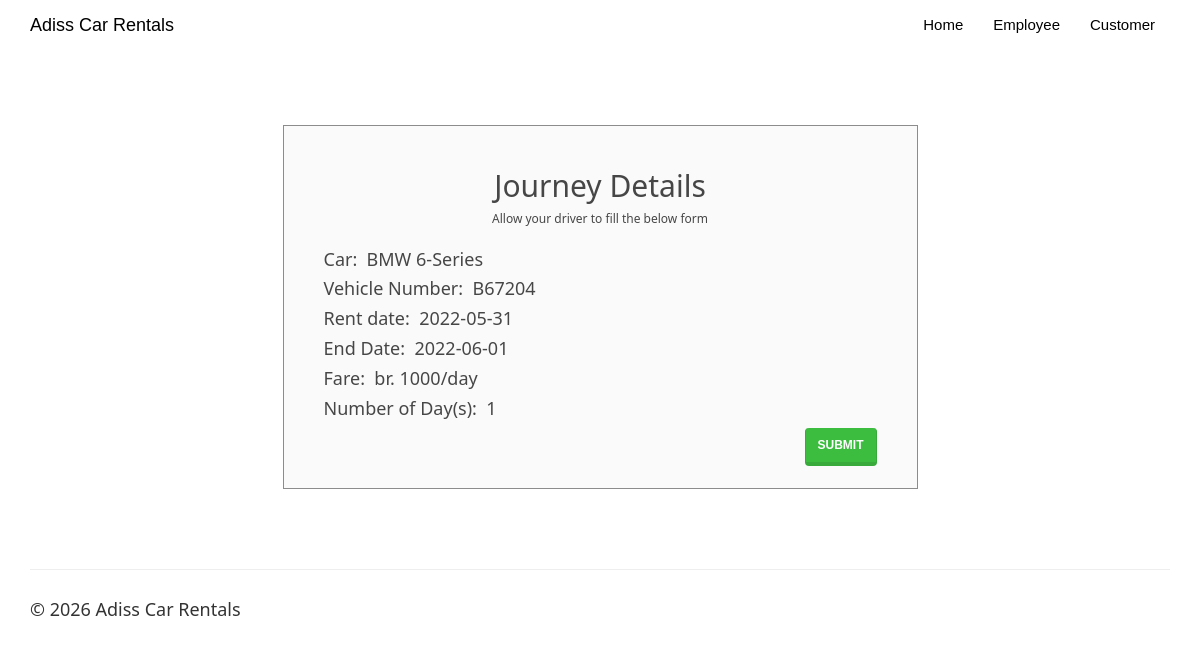
/returncar.php?id=574681261, run on the app's committed database.
### tables this page shows
CREATE TABLE `rentedcars` (
  `id` int(100) NOT NULL,
  `customer_username` varchar(50) NOT NULL,
  `car_id` int(20) NOT NULL,
  `booking_date` date NOT NULL,
  `rent_start_date` date NOT NULL,
  `rent_end_date` date NOT NULL,
  `car_return_date` date DEFAULT NULL,
  `fare` double NOT NULL,
  `charge_type` varchar(25) NOT NULL DEFAULT 'days',
  `distance` double DEFAULT NULL,
  `no_of_days` int(50) DEFAULT NULL,
  `total_amount` double DEFAULT NULL,
  `return_status` varchar(10) NOT NULL
);

CREATE TABLE `cars` (
  `car_id` int(20) NOT NULL,
  `car_name` varchar(50) NOT NULL,
  `car_nameplate` varchar(50) NOT NULL,
  `car_img` varchar(50) DEFAULT 'NA',
  `ac_price` float NOT NULL,
  `non_ac_price` float NOT NULL,
  `ac_price_per_day` float NOT NULL,
  `non_ac_price_per_day` float NOT NULL,
  `car_availability` varchar(10) NOT NULL
);

### returncar.php (the view, shortened to what this page needs)
<!DOCTYPE html>
<html>
<?php
$conn = Connect();
?>
<head>
<link rel="stylesheet" href="assets/bootstrap/css/bootstrap.min.css">
<link rel="stylesheet" href="assets/fonts/font-awesome.min.css">
    <link rel="stylesheet" href="assets/w3css/w3.css">
<link rel="stylesheet" type="text/css" href="assets/css/customerlogin.css">
<link rel="stylesheet" type="text/css" media="screen" href="assets/css/clientpage.css" />
</head>
<body id="page-top" data-spy="scroll" data-target=".navbar-fixed-top">
    <nav class="navbar navbar-custom navbar-fixed-top" role="navigation" style="color: black">
        <div class="container">
            <div class="navbar-header">
                <a class="navbar-brand page-scroll" href="index.php">
                   Adiss Car Rentals </a>
            </div>
            <?php
                if(isset($_SESSION['login_client'])){
            ?>
            <div class="collapse navbar-collapse navbar-right navbar-main-collapse">
                <ul class="nav navbar-nav">
                    <li>
                        <a href="index.php">Home</a>
                    </li>
                    <li>
                        <a href="#"><span class="glyphicon glyphicon-user"></span> Welcome <?php echo $_SESSION['login_client']; ?></a>
                    </li>
                    <li>
                    <ul class="nav navbar-nav navbar-right">
            <li><a href="#" class="dropdown-toggle active" data-toggle="dropdown" role="button" aria-haspopup="true" aria-expanded="false"><span class="glyphicon glyphicon-user"></span> Control Panel <span class="caret"></span> </a>
                <ul class="dropdown-menu">
              <li> <a href="entercar.php">Add Car</a></li>
              <li> <a href="clientview.php">View</a></li>
            </ul>
            </li>
          </ul>
                    </li>
                    <li>
                        <a href="logout.php"><span class="glyphicon glyphicon-log-out"></span> Logout</a>
                    </li>
                </ul>
            </div>
            <?php
            }
                else {
            ?>
            <div class="collapse navbar-collapse navbar-right navbar-main-collapse">
                <ul class="nav navbar-nav">
                    <li>
                        <a href="index.php">Home</a>
                    </li>
                    <li>
                        <a href="clientlogin.php">Employee</a>
                    </li>
                    <li>
                        <a href="customerlogin.php">Customer</a>
                    </li>
                </ul>
            </div>
                <?php   }
                ?>
        </div>
    </nav>
<?php
function dateDiff($start, $end) {
    $start_ts = strtotime($start);
    $end_ts = strtotime($end);
    $diff = $end_ts - $start_ts;
    return round($diff / 86400);
}
 $id = $_GET["id"];
 $sql1 = "SELECT c.car_name, c.car_nameplate, rc.rent_start_date, rc.rent_end_date, rc.fare, rc.charge_type FROM rentedcars rc, cars c WHERE id = '$id' AND c.car_id=rc.car_id ";
 $result1 = $conn->query($sql1);
 if (mysqli_num_rows($result1) > 0) {
    while($row = mysqli_fetch_assoc($result1)) {
        $car_name = $row["car_name"];
        $car_nameplate = $row["car_nameplate"];
        $rent_start_date = $row["rent_start_date"];
        $rent_end_date = $row["rent_end_date"];
        $fare = $row["fare"];
        $charge_type = $row["charge_type"];
        $no_of_days = dateDiff("$rent_start_date", "$rent_end_date");
    }
}
?>
    <div class="container" style="margin-top: 65px;" >
    <div class="col-md-7" style="float: none; margin: 0 auto;">
      <div class="form-area">
        <form role="form" action="printbill.php?id=<?php echo $id ?>" method="POST">
        <br style="clear: both">
          <h3 style="margin-bottom: 5px; text-align: center; font-size: 30px;"> Journey Details </h3>
          <h6 style="margin-bottom: 25px; text-align: center; font-size: 12px;"> Allow your driver to fill the below form </h6>
           <h5> Car:&nbsp;  <?php echo($car_name);?></h5>
           <h5> Vehicle Number:&nbsp;  <?php echo($car_nameplate);?></h5>
           <h5> Rent date:&nbsp;  <?php echo($rent_start_date);?></h5>
           <h5> End Date:&nbsp;  <?php echo($rent_end_date);?></h5>
           <h5> Fare:&nbsp;  br. <?php
            if($charge_type == "days"){
                    echo ($fare . "/day");
                } else {
                    echo ($fare . "/km");
                }
            ?>
            </h5>
          <?php if($charge_type == "km") { ?>
          <div class="form-group">
            <input type="text" class="form-control" id="distance_or_days" name="distance_or_days" placeholder="Enter the distance travelled (in km)" required="" autofocus>
          </div>
          <?php }  else { ?>
            <h5> Number of Day(s):&nbsp;  <?php echo($no_of_days);?></h5>
          <?php } ?>
           <input type="submit" name="submit" value="submit" class="btn btn-success pull-right">
        </form>
      </div>
    </div>
    </div>
</body>
<footer class="site-footer">
        <div class="container">
            <hr>
            <div class="row">
                <div class="col-sm-6">
                    <h5>© <?php echo date("Y"); ?> Adiss Car Rentals</h5>
                </div>
            </div>
        </div>
    </footer>
</html>

### assets/w3css/w3.css (style rules this page uses)
*,*:before,*:after { box-sizing:inherit }
html { -ms-text-size-adjust:100%;-webkit-text-size-adjust:100% }
body { margin:0 }
article,aside,details,figcaption,figure,footer,header,main,menu,nav,section,summary { display:block }
a { background-color:transparent;-webkit-text-decoration-skip:objects }
hr { box-sizing:content-box;height:0;overflow:visible }
button,input,select,textarea { font:inherit;margin:0 }
button,input { overflow:visible }
button,html [type=button],[type=reset],[type=submit] { -webkit-appearance:button }
html,body { font-family:Verdana,sans-serif;font-size:15px;line-height:1.5 }
html { overflow-x:hidden }
h3 { font-size:24px }
h5 { font-size:18px }
h6 { font-size:16px }
h1,h2,h3,h4,h5,h6 { font-family:"Segoe UI",Arial,sans-serif;font-weight:400;margin:10px 0 }
hr { border:0;border-top:1px solid #eee;margin:20px 0 }
a { color:inherit }

### assets/css/customerlogin.css (style rules this page uses)
body, html { height: 100%; }
body { padding-top: 50px; background-size: 100%; }
footer { display: block; }

### data on the page
rentedcars: car.car_name "BMW 6-Series", car.car_nameplate "B67204", rent_start_date "2022-05-31", rent_end_date "2022-06-01", fare "1000", no_of_days "1"
